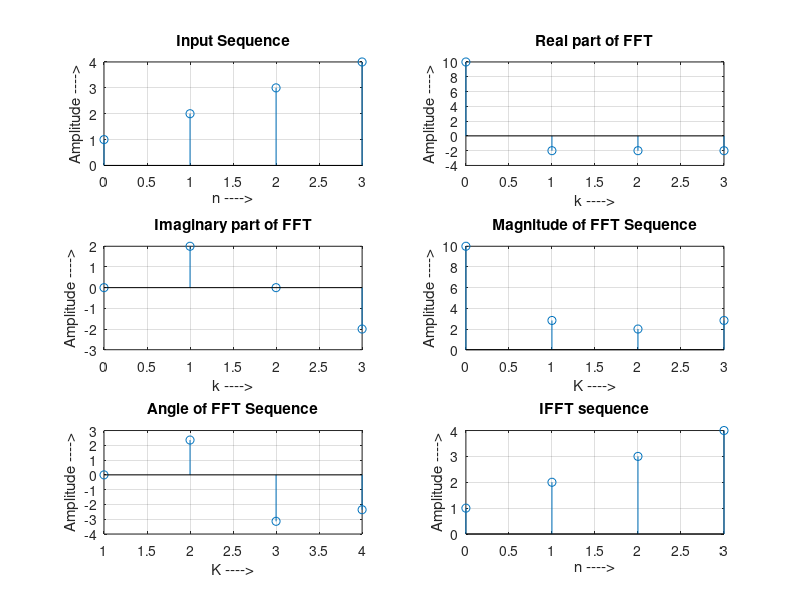

Recreate this plot in MATLAB.
% Author: Zain Rajani

% Code Description: Finding the FFT and IFFT for a given sequence 

% Initialise
clc;
clear all;
close all;
 
%code block to find FFT of a sequence (Loop Sequence)
x = [1 2 3 4];
N = length(x);
for k = 1:N
y(k) = 0;
for n = 1:N
y(k) = y(k)+x(n)*exp(-1i*2*pi*(k-1)*(n-1)/N);  % Replace your sequence equation here
end
end
 
 
%code block to plot the input sequence
t = 0:N-1;
subplot(3,2,1);
stem(t,x);
ylabel('Amplitude ---->');
xlabel('n ---->');
title('Input Sequence');
grid on;
 
 
%code block to plot the FFT sequence
t = 0:N-1;
z=real(y);
subplot(3,2,2);
stem(t,z);
ylabel('Amplitude ---->');
xlabel('k ---->');
title('Real part of FFT');
grid on;
 
Q=imag(y);
subplot(3,2,3);
stem(t,Q);
ylabel('Amplitude ---->');
xlabel('k ---->');
title('Imaginary part of FFT');
grid on;
 
 
 
% Find the magnitudes of individual FFT points and plot it
magnitude = abs(y);
t = 0:N-1;
subplot(3,2,4);
stem(t,magnitude);
ylabel('Amplitude ---->');
xlabel('K ---->');
title('Magnitude of FFT Sequence');
grid on;
 
%code block to find angle of FFT sequence
S=angle(y);
t = 0:N-1;
subplot(3,2,5);
stem(S);
ylabel('Amplitude ---->');
xlabel('K ---->');
title('Angle of FFT Sequence');
grid on;
 
 
%code block to find IFFT of a sequence
R = length(y);
for n = 1:R
x1(n) = 0;
for k = 1:R
    x1(n) = x1(n)+(1/R)*y(k)*exp(1i*2*pi*(k-1)*(n-1)/R);
end
end
 
 
%code block to plot the IFFT sequence
t = 0:R-1;
subplot(3,2,6);
stem(t,x1);
ylabel('Amplitude ---->');
xlabel('n ---->');
title('IFFT sequence');
grid on;
